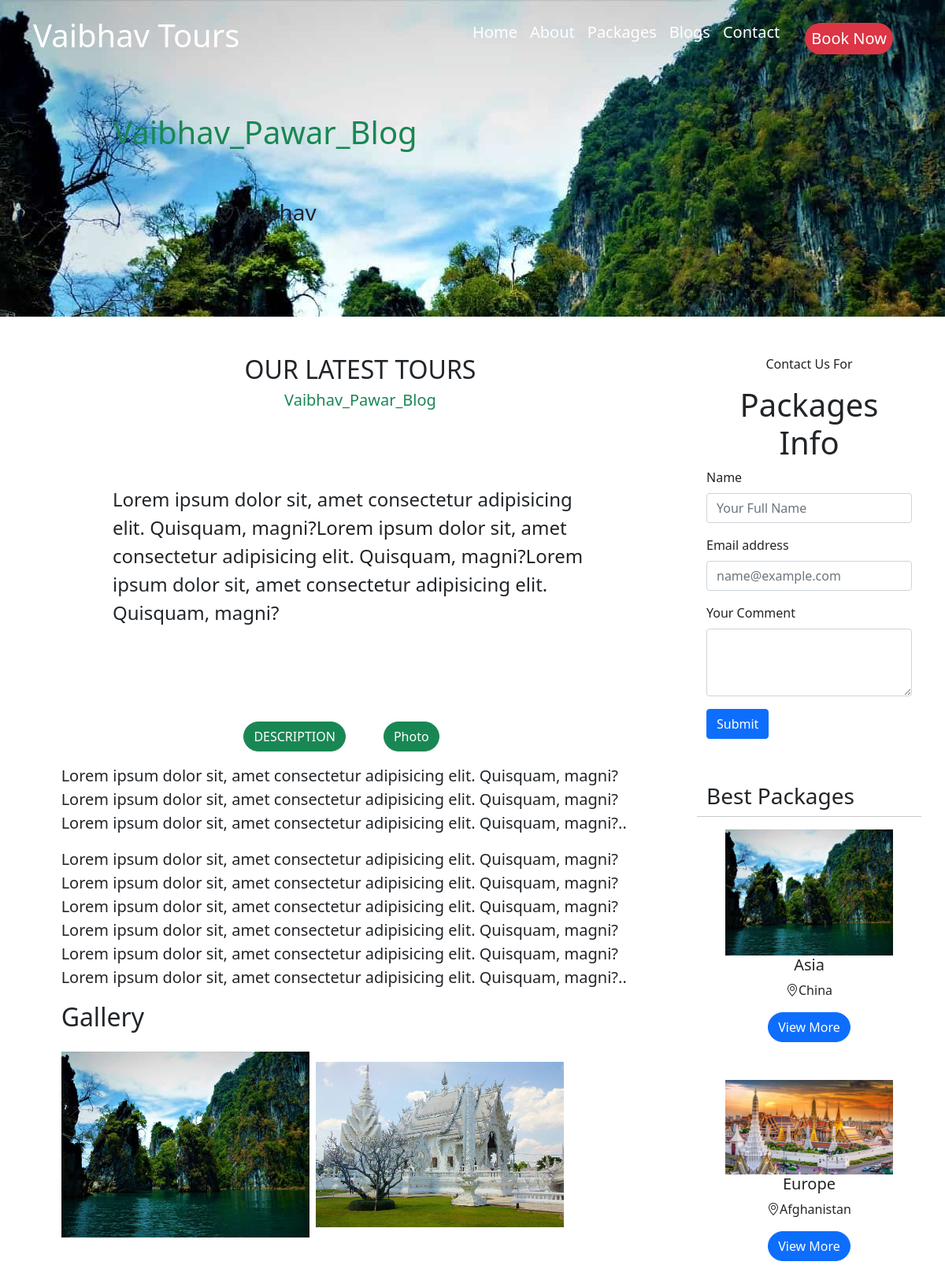
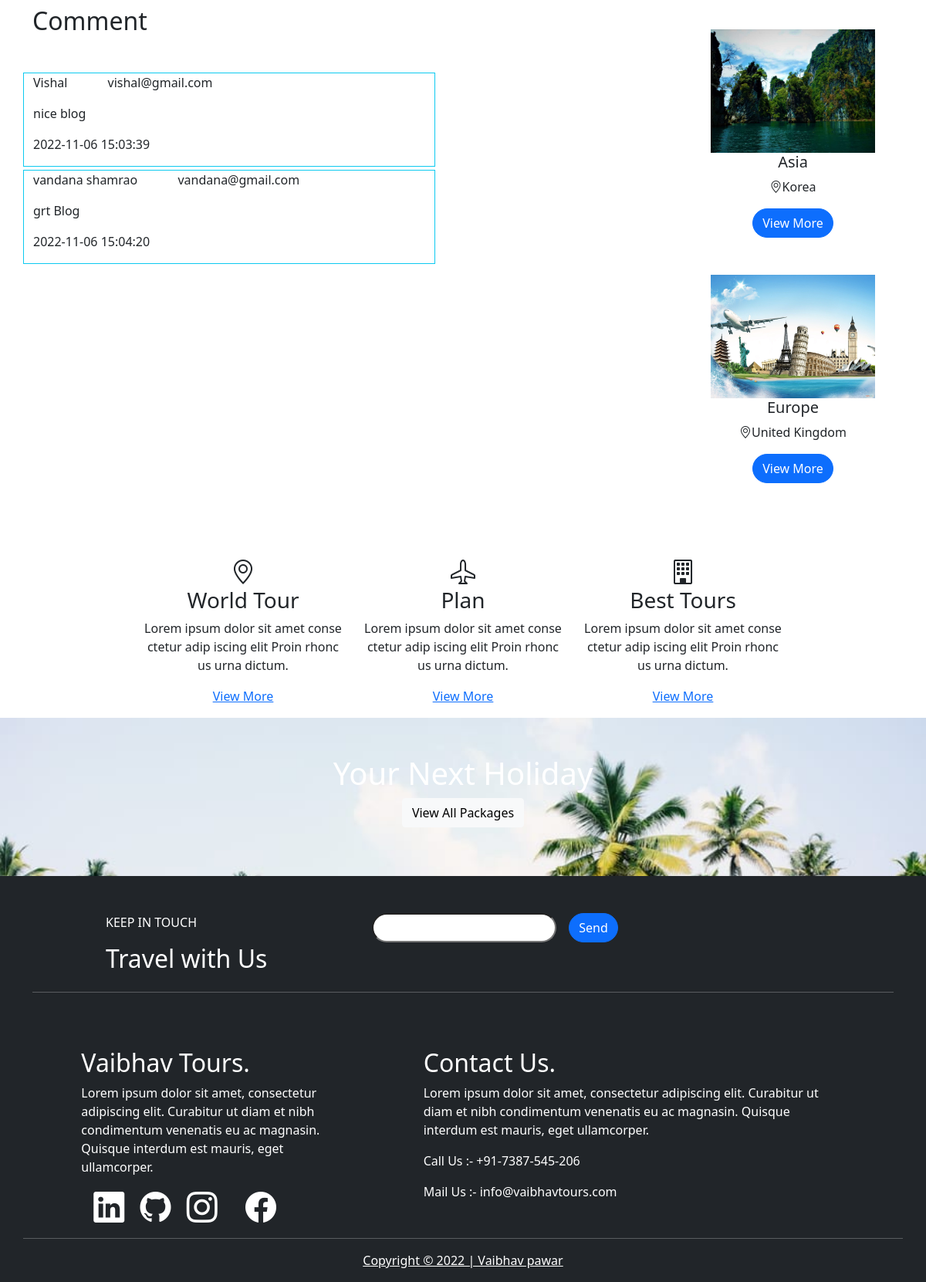
The app's page /blog_page.php?id=1 with its own data (2 pictures, top to bottom).
### tables this page shows
CREATE TABLE `blog` (
  `ID` int(15) NOT NULL,
  `title` varchar(255) NOT NULL,
  `name` varchar(255) NOT NULL,
  `email` varchar(255) NOT NULL,
  `short_des` varchar(1000) NOT NULL,
  `long_des` varchar(2000) NOT NULL,
  `pic_1` varchar(355) NOT NULL,
  `pic_2` varchar(255) NOT NULL,
  `pic_3` varchar(255) NOT NULL,
  `pic_4` varchar(255) NOT NULL,
  `Date` date NOT NULL DEFAULT current_timestamp()
);

CREATE TABLE `comment` (
  `ID` int(15) NOT NULL,
  `blog_title` varchar(255) NOT NULL,
  `blog_name` varchar(255) NOT NULL,
  `name` varchar(255) NOT NULL,
  `email` varchar(255) NOT NULL,
  `comment` varchar(255) NOT NULL,
  `Date` datetime NOT NULL DEFAULT current_timestamp()
);

CREATE TABLE `pakages` (
  `ID` int(15) NOT NULL,
  `Name` varchar(255) NOT NULL,
  `email` varchar(255) NOT NULL,
  `Continents` varchar(255) NOT NULL,
  `Country` varchar(255) NOT NULL,
  `Min_Age` varchar(255) NOT NULL,
  `Diff` varchar(255) NOT NULL,
  `Type` varchar(255) NOT NULL,
  `Days` varchar(255) NOT NULL,
  `pic_1` varchar(355) NOT NULL,
  `pic_2` varchar(355) NOT NULL,
  `pic_3` varchar(255) NOT NULL,
  `pic_4` varchar(255) NOT NULL,
  `pic_5` varchar(255) NOT NULL,
  `pic_6` varchar(255) NOT NULL,
  `Date` date NOT NULL DEFAULT current_timestamp()
);

### blog_page.php (the view, shortened to what this page needs)
<!doctype html>
<html lang="en">
<head>
    <link href="https://cdn.jsdelivr.net/npm/bootstrap@5.0.2/dist/css/bootstrap.min.css" rel="stylesheet">
    <link rel="stylesheet" href="CSS/style.css">
    <link rel="stylesheet" href="https://cdn.jsdelivr.net/npm/bootstrap-icons@1.9.1/font/bootstrap-icons.css">
</head>
<body>
    <nav class="navbar fixed-top navbar-expand-lg navbar-dark p-md-3">
        <div class="container">
            <a class="navbar-brand h1" href="index.html"> <span class="h1">Vaibhav Tours</span> </a>
            <div class="collapse navbar-collapse" id="navbarNav">
                <ul class="navbar-nav">
                    <li class="nav-item">
                        <a class="nav-link text-white h5" href="index.php">Home</a>
                    </li>
                    <li class="nav-item">
                        <a class="nav-link text-white h5" href="about.html">About</a>
                    </li>
                    <li class="nav-item">
                        <a class="nav-link text-white h5" href="package.php">Packages</a>
                    </li>
                    <li class="nav-item">
                        <a class="nav-link text-white h5" href="blog.php">Blogs</a>
                    </li>
                    <li class="nav-item">
                        <a class="nav-link text-white h5" href="contact.html">Contact</a>
                    </li>
                    <li class="nav-item">
                        <a class="nav-link bg-danger  text-white rounded-pill h5 mt-2 mx-4 text-center p-2" href="#FAQ">Book Now</a>
                    </li>
                </ul>
            </div>
        </div>
    </nav>
    <?php include 'DB.php';  ?>
    <?php
    $IDS = $_GET['id'];
    $select = "SELECT * FROM `Blog` WHERE ID='$IDS'";
    $result = mysqli_query($con, $select);
    while ($row = mysqli_fetch_array($result)) {
    ?>
        <div class="banner-contact-image w-100 vh-20 d-flex justify-content-start align-items-center p-5">
            <div class="content text-center p-5">
                <h1 class="text-success p-5"><?php echo $row['title']; ?></h1>
                <p class="d-flex justify-content-around">
                    <span class="fs-3"><i class="bi bi-geo-alt"></i><?php echo $row['name']; ?></span>
                </p>
            </div>
        </div>
        <div class="container">
            <div class="row mt-5">
                <div class="col-md-9">
                    <div class="row justify-content-evenly">
                        <div class="col-md-11 ">
                            <h2 class="text-center">OUR LATEST TOURS</h2>
                            <h5 class="text-center text-success"><?php echo $row['title']; ?></h5>
                            <div class="row justify-content-evenly">
                                <div class="col-md-10">
                                    <p class="fs-4 mt-5 mb-5">
                                        <?php echo $row['short_des']; ?>
                                    </p>
                                </div>
                            </div>
                        </div>
                    </div>
                    <div class="row justify-content-evenly">
                        <ul class="d-flex justify-content-center mt-5">
                            <li><a href="#discription" class="btn btn-success rounded-pill">DESCRIPTION</a></li>
                            <li><a href="#Photo" class="btn btn-success rounded-pill mx-5">Photo</a></li>
                        </ul>
                        <div class="col-md-11 col-10">
                            <section id="discription">
                                <p class="fs-5"><?php echo $row['short_des'] ?>..</p>
                                <p class="fs-5"><?php echo $row['long_des'] ?>..</p>
                            </section>
                            <section id="Photo">
                                <h2>Gallery</h2>
                                <img src="Upload/Blog/<?php echo $row['pic_1']; ?>" width="315px" class="img-fuild mt-3" alt="" srcset="">
                                <img src="Upload/Blog/<?php echo $row['pic_3']; ?>" width="315px" class="img-fuild mt-3" alt="" srcset="">
                            </section>
                        </div>
                    </div>
                    <div class="row">
                        <div class="col-md-10 mt-5">
                            <h2 class="mb-5">Comment</h2>
                            <div class="row">
                                <?php
                                $IDS = $_GET['id'];
                                $select = "SELECT * FROM `Blog` WHERE ID='$IDS'";
                                $result = mysqli_query($con, $select);
                                while ($row = mysqli_fetch_array($result)) {
                                    $blogername = $row['name'];
                                    $select = "SELECT * FROM `comment` WHERE blog_name='$blogername' limit 5";
                                    $result = mysqli_query($con, $select);
                                    while ($row = mysqli_fetch_array($result)) {
                                        $comment = $row['comment'];
                                        $name = $row['name'];
                                        $email = $row['email'];
                                        $Date = $row['Date'];
                                ?>
                                <div class="col-md-9 mb-1 border border-info">
                                    <p> <?php echo $name;  ?> <span class="mx-5"><?php echo $email;  ?></span> </p>
                                    <p><?php echo $comment;  ?></p>
                                    <p><?php echo $Date;  ?></p>
                                </div>
                                <?php
                                }
                            }
                            ?>
                            </div>
                        </div>
                    </div>
                </div>
                <div class="col-md-3">
                    <p class="text-center">Contact Us For</p>
                    <h1 class="text-center">Packages Info</h1>
                    <?php
                    $IDS = $_GET['id'];
                    $select = "SELECT * FROM `blog` WHERE ID='$IDS'";
                    $result = mysqli_query($con, $select);
                    while ($row = mysqli_fetch_array($result)) {
                    ?>
                        <form action="" method="post">
                            <div class="mb-3">
                                <label for="exampleFormControlInput1" class="form-label">Name</label>
                                <input type="text" class="form-control" id="exampleFormControlInput1" placeholder="Your Full Name" name="name" required>
                            </div>
                            <div class="mb-3">
                                <label for="exampleFormControlInput1" class="form-label">Email address</label>
                                <input type="email" class="form-control" id="exampleFormControlInput1" placeholder="name@example.com" name="email" required>
                            </div>
                            <div class="mb-3">
                                <label for="exampleFormControlTextarea1" class="form-label">Your Comment</label>
                                <textarea class="form-control" id="exampleFormControlTextarea1" rows="3" name="mess" required></textarea>
                            </div>
                            <button type="submit" class="btn btn-primary" name="send">Submit</button>
                        </form>
                    <?php
                    }
                    ?>
                    <div class="row">
                        <div class="col-md-12 mt-3">
                        </div>
                    </div>
                    <div class="row justify-content-center">
                        <h3 class="mt-3">Best Packages</h3>
                        <hr>
                        <?php
                        $selectpackage = "select * from pakages LIMIT  4";
                        $querypack = mysqli_query($con, $selectpackage);
                        while ($row = mysqli_fetch_array($querypack)) {
                        ?>
                            <div class="col-md-10 col-9 text-center">
                                <img src="Upload/Gallery/<?php echo $row['pic_1']; ?>" class="img-fluid" alt="">
                                <h5><?php echo $row['Continents'] ?></h5>
                                <p><i class="bi bi-geo-alt"></i><?php echo $row['Country'] ?></p>
                                <a href="show_package.php?id=<?php echo $row['ID'] ?>" class="h6 mb-5 btn btn-primary rounded-pill"> View More</a>
                            </div>
                        <?php  } ?>
                    </div>
                </div>
            </div>
            <div class="row justify-content-center mt-5 mb-3">
                <div class="col-md-3 col-9 text-center">
                    <i class="bi bi-geo-alt h2"></i>
                    <h3>World Tour</h3>
                    <p>Lorem ipsum dolor sit amet conse ctetur adip iscing elit Proin rhonc us urna dictum.</p>
                    <a href="" class="h6 mb-5"> View More</a>
                </div>
                <div class="col-md-3 col-9 text-center">
                    <i class="bi bi-airplane h2"></i>
                    <h3>Plan</h3>
                    <p>Lorem ipsum dolor sit amet conse ctetur adip iscing elit Proin rhonc us urna dictum.</p>
                    <a href="" class="h6 mb-5"> View More</a>
                </div>
                <div class="col-md-3 col-9 text-center">
                    <i class="bi bi-building h2"></i>
                    <h3>Best Tours</h3>
                    <p>Lorem ipsum dolor sit amet conse ctetur adip iscing elit Proin rhonc us urna dictum.</p>
                    <a href="" class="h6 mb-5"> View More</a>
                </div>
            </div>
        </div>
        <section id="package">
            <div id="main-banner" class="banner-image w-100 vh-50 d-flex justify-content-center align-items-center" style="
        background-image: url('Img/one.png');
        background-size: cover;
        ">
                <div class="content text-center">
                    <h1 class="text-white mt-5 h1">Your Next Holiday</h1>
                    <a href="package.php" class="btn btn-light"> View All Packages </a>
                    <p class="text-white h3 mt-3"><a href="" class="card-text one btn btn-primary ">View Destination</a>
                    </p>
                </div>
            </div>
        </section>
    <?php } ?>
    <footer class="bg-dark text-white">
        <div class="container pt-5">
            <div class="row justify-content-evenly">
                <div class="col-md-10" id="foot">
                    <div class="row justify-content-between">
                        <div class="col-md-5">
                            <span>
                                <p>KEEP IN TOUCH</p>
                                <h2>Travel with Us</h2>
                            </span>
                        </div>
                        <div class="col-md-5">
                            <span class="foot-form">
                                <form action="" method="post">
                                    <input type="text" class="rounded-pill" name="" id="">
                                    <button type="submit" class="btn btn-primary rounded-pill mx-3" name="send">Send</button>
                                </form>
                            </span>
                        </div>
                    </div>
                </div>
            </div>
            <hr>
            <div class="row justify-content-evenly mt-5">
                <div class="col-md-4 mt-4 mb-3">
                    <h2>Vaibhav Tours.</h2>
                    <p>
                        Lorem ipsum dolor sit amet, consectetur adipiscing elit. Curabitur ut diam et nibh condimentum
                        venenatis eu ac magnasin. Quisque interdum est mauris, eget ullamcorper.</p>
                    <span class="mb-5">
                        <a href="https://www.linkedin.com/in/vaibhav-pawar-2b3836251/" target="_blank"> <i class="bi bi-linkedin mx-3 h1 text-white "></i></a>
                        <a href="https://github.com/vaibhavpawarcoder" target="_blank"> <i class="bi bi-github h1 text-white "></i></a>
                        <a href="https://www.instagram.com/vaibhav___jpg/" target="_blank"><i class="bi bi-instagram mx-3 h1 text-white "></i></a>
                        <a href="https://www.facebook.com/profile.php?id=100012291060742" target="_blank"><i class="bi bi-facebook mx-3 h1 text-white "></i></a>
                    </span>
                </div>
                <div class="col-md-6 mt-4 mb-3">
                    <h2>Contact Us.</h2>
                    <p>
                        Lorem ipsum dolor sit amet, consectetur adipiscing elit. Curabitur ut diam et nibh condimentum
                        venenatis eu ac magnasin. Quisque interdum est mauris, eget ullamcorper.</p>
                    <span>
                        <p>Call Us :- +91-7387-545-206</p>
                        <p>Mail Us :- info@vaibhavtours.com</p>
                    </span>
                </div>
                <hr>
                <p class="text-center text-white">
                    <a href="https://vaibhavpawarcoder.in/index.html" class="text-white">
                        Copyright © 2022 | Vaibhav pawar
                    </a>
                </p>
            </div>
        </div>
    </footer>
</body>
</html>

### CSS/style.css (style rules this page uses)
.nav-item a::after { transition: 0.5s all; }
#foot { display: flex; justify-content: space-between; }
.foot-form form { display: flex; justify-content: space-between; }
.banner-contact-image { background-image: url('../Img/eu.jpg'); background-size: cover; }

### blog_page.php (style rules this page uses)
ul li { list-style: none; }
ul li a { text-decoration: none; transition: 0.5s all; }

### records on screen
blog: title "Vaibhav_Pawar_Blog", name "vaibhav", short_des "Lorem ipsum dolor sit, amet consectetur adipisicing elit. Quisquam, magni?Lorem ipsum dolor sit, amet consectetur adipisicing elit. Quisquam, magni?Lorem ipsum dolor sit, amet consectetur adipisicing elit. Quisquam, magni?", long_des "Lorem ipsum dolor sit, amet consectetur adipisicing elit. Quisquam, magni?Lorem ipsum dolor sit, amet consectetur adipisicing elit. Quisquam, magni?Lorem ipsum dolor sit, amet consectetur adipisicing elit. Quisquam, magni?Lorem ipsum dolor sit, amet consectetur adipisicing elit. Quisquam, magni?Lorem ipsum dolor sit, amet consectetur adipisicing elit. Quisquam, magni?Lorem ipsum dolor sit, amet consectetur adipisicing elit. Quisquam, magni?", pic_1 (picture), pic_3 (picture)
comment: name "Vishal", email "vishal@gmail.com", comment "nice blog", Date "2022-11-06 15:03:39"
comment: name "vandana shamrao", email "vandana@gmail.com", comment "grt Blog", Date "2022-11-06 15:04:20"
pakages: pic_1 (picture), Continents "Asia", Country "China"
pakages: pic_1 (picture), Continents "Europe", Country "Afghanistan"
pakages: pic_1 (picture), Continents "Asia", Country "Korea"
pakages: pic_1 (picture), Continents "Europe", Country "United Kingdom"
